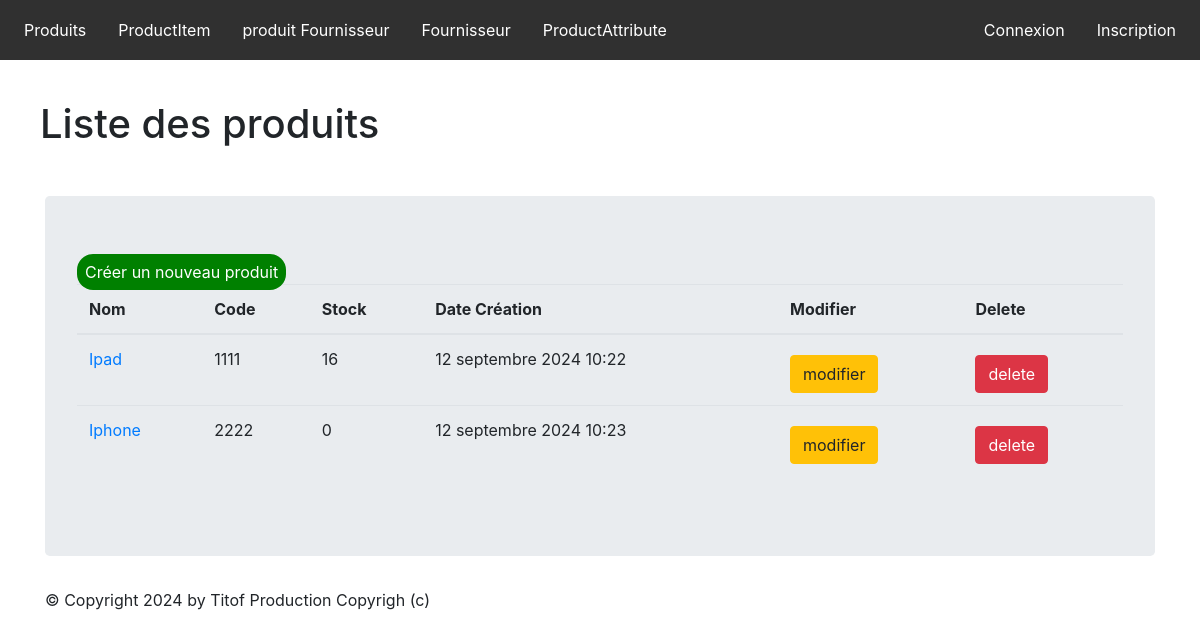
Screenshot of /monapp/product/list with the database file from the repository.
### monapp/models.py (models this page shows, shortened)
class Product(models.Model):
    class Meta:
        verbose_name = "Produit"
    name          = models.CharField(max_length=100)
    code          = models.CharField(max_length=10, null=True, blank=True, unique=True)
    status        = models.SmallIntegerField(choices=PRODUCT_STATUS, default=0)
    date_creation = models.DateTimeField(blank=True, verbose_name="Date création")
    stock         = models.IntegerField(default= 0 ,validators=[MinValueValidator(0)])

### monapp/views.py (the view)
# urls.py: path("product/list",views.ProductListView.as_view(),name="product-list"),
class ProductListView(ListView):
    model = Product
    template_name = "monapp/list_products.html"
    context_object_name = "products"
    def get_queryset(self ) :
        return Product.objects.order_by("date_creation")
    def get_context_data(self, **kwargs):
        context = super(ProductListView, self).get_context_data(**kwargs)
        context['titremenu'] = "Liste des produits"
        return context

### monapp/templates/monapp/list_products.html (shortened to what this page needs)
{% extends 'monapp/base.html' %}
{% block menu %}
    <h1>    {{ titremenu }}    </h1>
{% endblock %}
{% block contenu %}
    <table class="table">
    <a class="btnCree" href="{% url 'product-add' %}">Créer un nouveau produit</a>
    <thead>
        <th>Nom</th>
        <th>Code</th>
        <th>Stock</th>
        <th>Date Création</th>
        <th>Modifier</th>
        <th>Delete</th>
    </thead>
    <tbody>
    {% for prdct in products %}
    <tr>
        <td><a href="{% url 'product-detail' prdct.id %}">{{ prdct.name }}</a></td>
        <td>{{ prdct.code }} </td>
        <td>{{ prdct.stock }} </td>
        <td>{{ prdct.date_creation }} </td>
        <td>
            <a href="{% url 'product-update' prdct.id %}" class="btn btn-warning mt-2">modifier</a>
        </td>
        <td>
            <a href="{% url 'product-delete' prdct.id %}" class="btn btn-danger mt-2">delete</a>
        </td>
    </tr>
    {% endfor %}
    </tbody>
    </table>
{% endblock %}

### static/css/styles.css (style rules this page uses)
*, ul, li { padding: 0; margin: 0; }
a { text-decoration: none; }
h1 { padding: 1em; }
.btnCree { padding: .5em; background-color: green; color: white; border-radius: 1em; }

### rows the page displays
Product: name "Ipad", code "1111", stock "16", date_creation "12 septembre 2024 10:22"
Product: name "Iphone", code "2222", stock "0", date_creation "12 septembre 2024 10:23"

### other values shown
{{ titremenu }} "Liste des produits"
